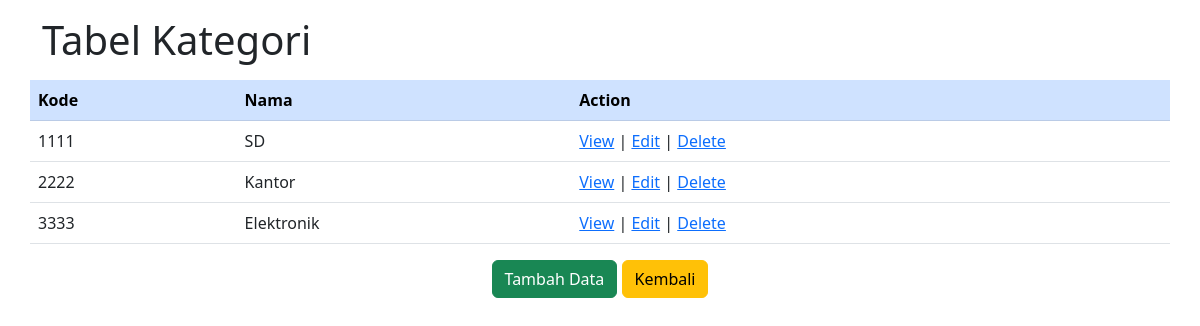
The page /kategori/index.php on the database its author committed.
### tables this page shows
CREATE TABLE `kategori` (
  `id_kategori` int(11) NOT NULL,
  `nama` varchar(256) NOT NULL
);

### kategori/index.php (the view, shortened to what this page needs)
<?php
    include_once("../koneksi.php");
    $result = mysqli_query($koneksi, "SELECT * FROM kategori");
?>
<!doctype html>
<html lang="en">
  <head>
    <link href="https://cdn.jsdelivr.net/npm/bootstrap@5.2.0-beta1/dist/css/bootstrap.min.css" rel="stylesheet">
  </head>
  <body>
    <div class="container mt-3">
    <h1 class="my-3 ">
         Tabel Kategori
    </h1>
        <div class="row">
            <table class="table">
              <thead class="table-primary">
                <tr>
                  <th scope="col">Kode</th>
                  <th scope="col">Nama</th>
                  <th scope="col">Action</th>
                </tr>
              </thead>
              <tbody>
                <?php
                while($data_kategori = mysqli_fetch_array($result)) {
                    echo "<tr>";
                    echo "<td>".$data_kategori['id_kategori']."</td>";
                    echo "<td>".$data_kategori['nama']."</td>";
                    echo "<td><a href='view.php?id_kategori=$data_kategori[id_kategori]'>View</a> | <a href='form.php?id_kategori=$data_kategori[id_kategori]'>Edit</a> | <a href='delete.php?id_kategori=$data_kategori[id_kategori]'>Delete</a></td></tr>";
                }
                ?>
              </tbody>
            </table>
            <center><a href="form.php" class="btn btn-success me-0">Tambah Data</a> <a href="../index.php" class="btn btn-warning">Kembali</a></center>
        </div>
    </div>
  </body>
</html>

### rows shown on the page
kategori: id_kategori "1111", nama "SD"
kategori: id_kategori "2222", nama "Kantor"
kategori: id_kategori "3333", nama "Elektronik"
